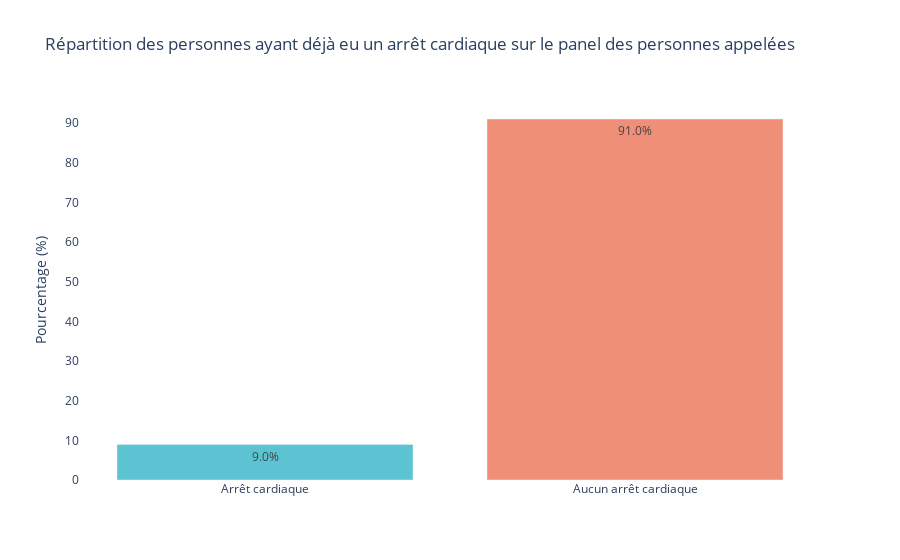

The notebook cell this image was saved under:
### Markdown cell above
Ces appels sont passés pour évaluer les causes possibles de risque cardiaque chez une personne. Ainsi la dernière question posée concerne les antécédents de crise cardiaque. Sur les personnes appelées, la répartition des personnes ayant eu une crise cardiaque est la suivante :

### Code cell
import plotly.graph_objects as go

# Calcul du pourcentage pour chaque classe de TARGET
target_counts = df_train['TARGET'].value_counts(normalize=True)
labels = ['Arrêt cardiaque', 'Aucun arrêt cardiaque']
values = [target_counts[True]*100, target_counts[False]*100]


colors = [plotly_colors[0], plotly_colors[1]]

fig_target = go.Figure(data=[
    go.Bar(
        x=labels,
        y=values,
        marker_color=colors,
        text=[f"{v:.1f}%" for v in values],
        textposition='auto'
    )
])

fig_target.update_layout(
    title="Répartition des personnes ayant déjà eu un arrêt cardiaque sur le panel des personnes appelées",
    yaxis_title="Pourcentage (%)",
    xaxis_title="",
    plot_bgcolor='white'
)
fig_target.show()

### Figure 1 — Plotly figure (JSON) as saved in the notebook; plotly's stock layout.template omitted (floating-point values rounded to 4 significant figures)
{"data": [{"marker": {"color": ["#5cc3d3", "#f08f78"]}, "text": ["9.0%", "91.0%"], "textposition": "auto", "type": "bar", "x": ["Arrêt cardiaque", "Aucun arrêt cardiaque"], "y": [8.951, 91.05]}], "layout": {"plot_bgcolor": "white", "title": {"text": "Répartition des personnes ayant déjà eu un arrêt cardiaque sur le panel des personnes appelées"}, "xaxis": {"title": {"text": ""}}, "yaxis": {"title": {"text": "Pourcentage (%)"}}}}
